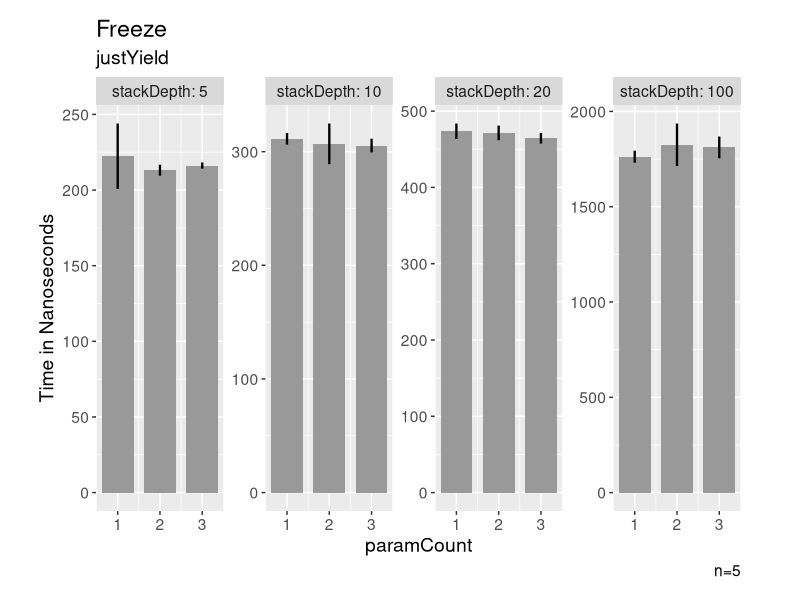

Source code (R):
library(ggplot2)
library(plyr)

setwd(dirname(rstudioapi::getActiveDocumentContext()$path))

cbp1 <- c("#999999", "#E69F00", "#56B4E9", "#009E73",
          "#F0E442", "#0072B2", "#D55E00", "#CC79A7")

data <- read.csv("./JMH/CSV/jmh-result.csv")

data <- subset(data,data$Benchmark == "org.openjdk.benchmarks.cont.Freeze.justYield")
data <- rename(data,c("Param..stackDepth"="stackDepth"))



g <- ggplot(data, aes(y=Score,x=Param..paramCount,fill=Benchmark)) + 
  geom_bar(stat="identity",width=0.75) +
  geom_errorbar(aes(ymin=Score-Score.Error..99.9.., ymax=Score+Score.Error..99.9..), width=0,size=0.8)


g <- g + facet_wrap(vars(stackDepth), labeller = "label_both", scales = "free",ncol=4)

g <- g +
  theme(legend.position = "none")+
  labs(
    title = "Freeze",
    subtitle = "justYield",
    x = "paramCount",
    y = "Time in Nanoseconds",
    caption = "n=5")+
  scale_fill_manual(values = cbp1) +
  theme(
    text = element_text(size = 14),
    plot.margin = margin(t = 0.5, r = 1.5, b = 0.5, l = 1, unit = "cm"
    ))

ggsave(plot=g,"./JMH/Plots/Freeze.png",width=8.17,height=3.5)
